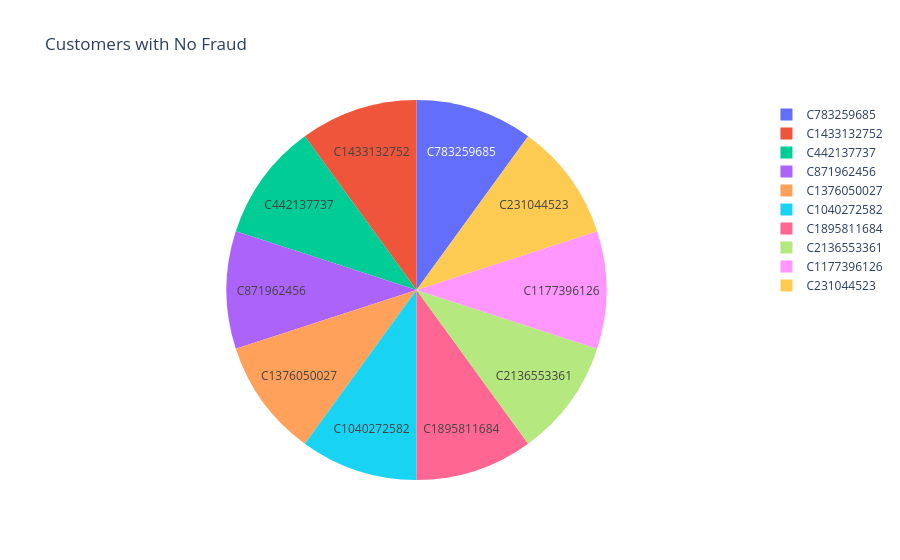

The notebook cell this image was saved under:
### Code cell
customers_with_no_fraud = non_fraud_customers.difference(fraud_customers)

first_ten_customers = list(customers_with_no_fraud)[:10]

top_customers =  pd.DataFrame({"customer": first_ten_customers,"count": [1]*len(first_ten_customers)})

fig = px.pie(top_customers, names="customer", values="count", title="Customers with No Fraud")
fig.update_traces(textinfo='label')

fig.show()

### Figure 1 — Plotly figure (JSON) as saved in the notebook; plotly's stock layout.template omitted (floating-point values rounded to 4 significant figures)
{"data": [{"domain": {"x": [0, 1], "y": [0, 1]}, "hovertemplate": "customer=%{label}<br>count=%{value}<extra></extra>", "labels": ["C783259685", "C1433132752", "C442137737", "C871962456", "C1376050027", "C1040272582", "C1895811684", "C2136553361", "C1177396126", "C231044523"], "legendgroup": "", "name": "", "showlegend": true, "textinfo": "label", "type": "pie", "values": [1, 1, 1, 1, 1, 1, 1, 1, 1, 1]}], "layout": {"legend": {"tracegroupgap": 0}, "title": {"text": "Customers with No Fraud"}}}
